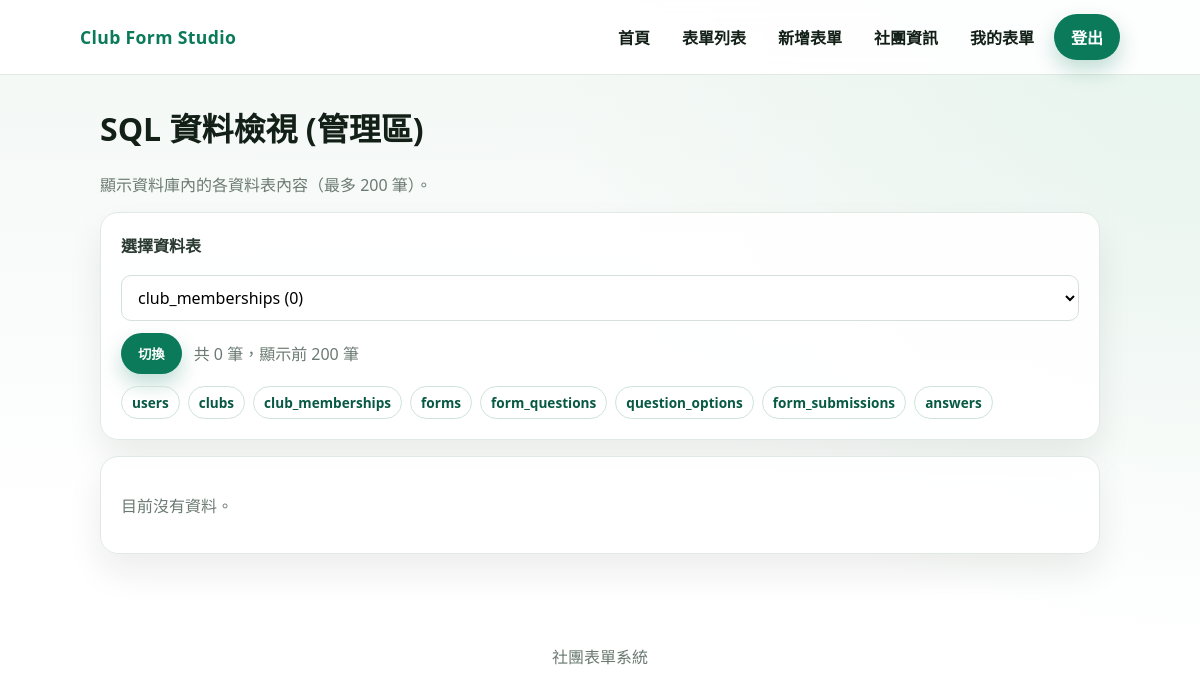
Before: /admin/sql_view.php?table=club_memberships (signed in) with the older database file.
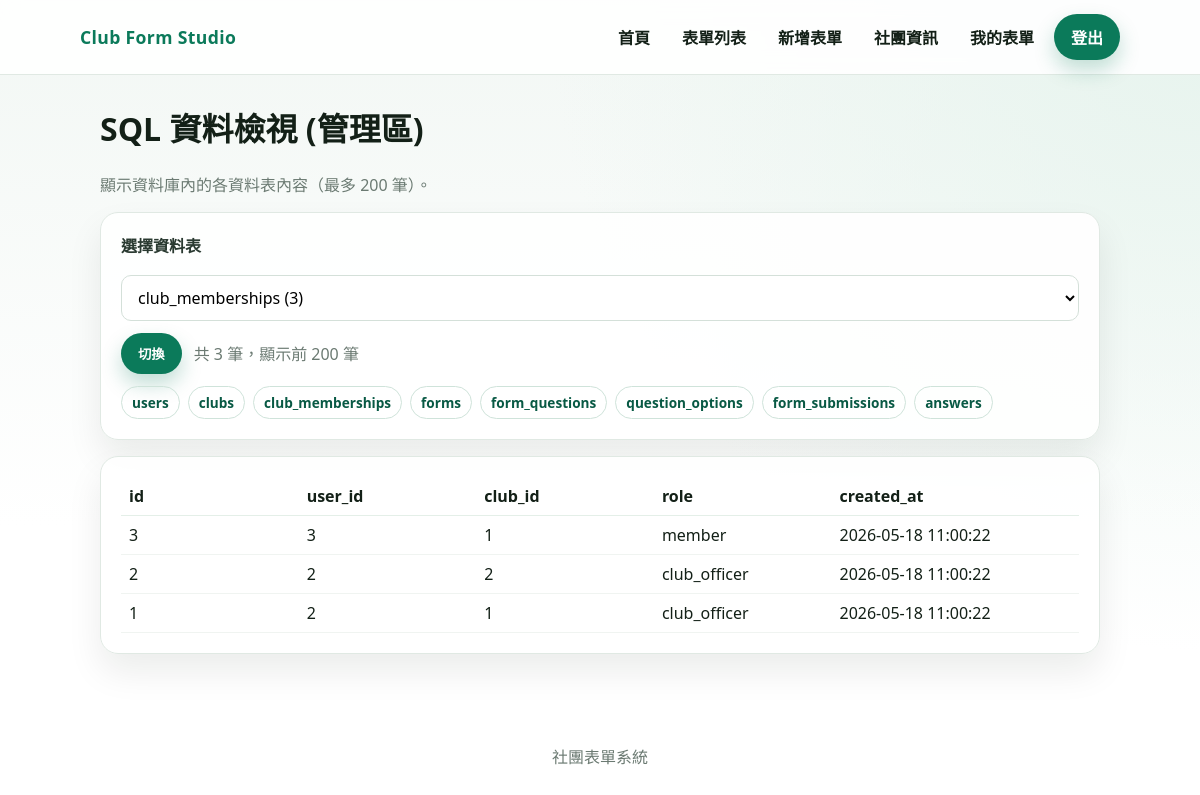
After: the same page with the newer database file.
### tables this page shows
CREATE TABLE club_memberships (
    id INT PRIMARY KEY AUTO_INCREMENT,
    user_id INT NOT NULL,
    club_id INT NOT NULL,
    role ENUM('member', 'owner', 'club_officer') NOT NULL COMMENT 'member: 成員, owner: 幹部, club_officer: 持有人',
    created_at TIMESTAMP DEFAULT CURRENT_TIMESTAMP,
    FOREIGN KEY (user_id) REFERENCES users(id) ON DELETE CASCADE,
    FOREIGN KEY (club_id) REFERENCES clubs(id) ON DELETE CASCADE,
    UNIQUE KEY uniq_membership (user_id, club_id),
    INDEX idx_club (club_id),
    INDEX idx_role (role)
);

### admin/sql_view.php (the view, shortened to what this page needs)
<?php
$user_raw = isset($_SESSION['user']) ? $_SESSION['user'] : null;
$user = !empty($user_raw) ? htmlspecialchars($user_raw) : null;
$errors = [];
$allowed_tables = [
  'users',
  'clubs',
  'club_memberships',
  'forms',
  'form_questions',
  'question_options',
  'form_submissions',
  'answers'
];
$selected = isset($_GET['table']) ? $_GET['table'] : $allowed_tables[0];
$counts = [];
$columns = [];
$rows = [];
$total_rows = 0;
try {
  $pdo = get_db();
  foreach ($allowed_tables as $table) {
    $counts[$table] = (int) $pdo->query('SELECT COUNT(*) FROM `' . $table . '`')->fetchColumn();
  }
  $desc = $pdo->query('DESCRIBE `' . $selected . '`')->fetchAll();
  foreach ($desc as $col) {
    $columns[] = $col['Field'];
  }
  $total_rows = isset($counts[$selected]) ? $counts[$selected] : 0;
  $order_sql = in_array('id', $columns, true) ? ' ORDER BY `id` DESC' : '';
  $stmt = $pdo->query('SELECT * FROM `' . $selected . '`' . $order_sql . ' LIMIT 200');
  $rows = $stmt->fetchAll();
} catch (Throwable $e) {
  $errors[] = '資料庫讀取失敗，請稍後再試。';
}
?>
<!doctype html>
<html lang="zh-Hant">
  <head>
    <link rel="stylesheet" href="/group_41/css/app.css" />
  </head>
  <body>
    <?php require __DIR__ . '/../includes/header.php'; ?>
    <main class="section">
      <div class="container">
        <h1>SQL 資料檢視 (管理區)</h1>
        <p class="muted">顯示資料庫內的各資料表內容（最多 200 筆）。</p>
        <?php if (!empty($errors)) : ?>
          <div class="error">
            <ul>
              <?php foreach ($errors as $e) : ?>
                <li><?php echo htmlspecialchars($e); ?></li>
              <?php endforeach; ?>
            </ul>
          </div>
        <?php else : ?>
          <div class="panel" style="padding: 20px; margin-bottom: 16px">
            <form method="get" action="/group_41/admin/sql_view.php" style="display: flex; gap: 12px; flex-wrap: wrap; align-items: center">
              <label for="table">選擇資料表</label>
              <select id="table" name="table">
                <?php foreach ($allowed_tables as $table) : ?>
                  <option value="<?php echo htmlspecialchars($table); ?>" <?php echo $table === $selected ? 'selected' : ''; ?>>
                    <?php echo htmlspecialchars($table); ?> (<?php echo number_format($counts[$table] ?? 0); ?>)
                  </option>
                <?php endforeach; ?>
              </select>
              <button class="btn btn-primary" type="submit">切換</button>
              <span class="muted">共 <?php echo number_format($total_rows); ?> 筆，顯示前 200 筆</span>
            </form>
            <div style="margin-top: 12px; display: flex; gap: 8px; flex-wrap: wrap">
              <?php foreach ($allowed_tables as $table) : ?>
                <a class="btn btn-ghost btn-small" href="/group_41/admin/sql_view.php?table=<?php echo urlencode($table); ?>">
                  <?php echo htmlspecialchars($table); ?>
                </a>
              <?php endforeach; ?>
            </div>
          </div>
          <div class="panel" style="padding: 20px; overflow: auto">
            <?php if (empty($columns)) : ?>
              <p class="muted">找不到資料欄位。</p>
            <?php elseif (empty($rows)) : ?>
              <p class="muted">目前沒有資料。</p>
            <?php else : ?>
              <table style="width: 100%; border-collapse: collapse">
                <thead>
                  <tr>
                    <?php foreach ($columns as $col) : ?>
                      <th style="text-align: left; padding: 8px; border-bottom: 1px solid #e4efe8; white-space: nowrap">
                        <?php echo htmlspecialchars($col); ?>
                      </th>
                    <?php endforeach; ?>
                  </tr>
                </thead>
                <tbody>
                  <?php foreach ($rows as $row) : ?>
                    <tr>
                      <?php foreach ($columns as $col) : ?>
                        <?php
                          $value = isset($row[$col]) ? $row[$col] : '';
                        ?>
                        <td style="padding: 8px; border-bottom: 1px solid #f0f4f1; vertical-align: top; min-width: 120px">
                          <?php echo nl2br(htmlspecialchars((string) $value)); ?>
                        </td>
                      <?php endforeach; ?>
                    </tr>
                  <?php endforeach; ?>
                </tbody>
              </table>
            <?php endif; ?>
          </div>
        <?php endif; ?>
      </div>
    </main>
    <footer class="footer container">社團表單系統</footer>
  </body>
</html>
<?php
exit();

### includes/header.php (shortened to what this page needs)
<header class="topbar">
	<div class="container nav">
		<a href="/group_41/index.php" class="brand">Club Form Studio</a>
		<nav class="menu">
			<a class="link-btn" href="/group_41/index.php">首頁</a>
			<a class="link-btn" href="/group_41/forms/list.php">表單列表</a>
			<a class="link-btn" href="/group_41/forms/create.php">新增表單</a>
			<a class="link-btn" href="/group_41/clubs/manage.php">社團資訊</a>
			<a class="link-btn" href="/group_41/forms/my_forms.php">我的表單</a>
			<?php if ($user) : ?>
				<a class="btn btn-primary" href="/group_41/logout.php">登出</a>
			<?php else : ?>
				<a class="link-btn" href="/group_41/login.php">登入</a>
				<a class="btn btn-primary" href="/group_41/register.php">註冊</a>
			<?php endif; ?>
		</nav>
	</div>
</header>

### css/app.css (style rules this page uses)
:root { --bg: #f2f7f4; --bg-soft: #e9f1ed; --card: #ffffff; --text: #132017; --muted: #6b7a72; --brand: #0b7a5a; --brand-strong: #085944; --accent: #f5b357; --border: #e0e9e3; --shadow: 0 18px 35px rgba(10, 24, 18, 0.08); --radius: 18px; --radius-sm: 12px; }
* { box-sizing: border-box; }
body { margin: 0; font-family: "Noto Sans TC", "IBM Plex Sans Thai", "Segoe UI", sans-serif; color: var(--text); background: radial-gradient( circle at top right, #e7f4ee 0%, rgba(231, 244, 238, 0) 45% ), linear-gradient(180deg, var(--bg) 0%, #ffffff 65%); min-height: 100vh; }
a { color: inherit; text-decoration: none; }
.topbar { position: sticky; top: 0; z-index: 10; background: rgba(255, 255, 255, 0.9); backdrop-filter: blur(10px); border-bottom: 1px solid var(--border); }
.container { max-width: 1040px; margin: 0 auto; padding: 0 20px; }
.nav { display: flex; align-items: center; justify-content: space-between; gap: 16px; padding: 14px 0; }
.brand { font-weight: 700; letter-spacing: 0.02em; color: var(--brand); font-size: 1.1rem; }
.menu { display: flex; align-items: center; flex-wrap: wrap; gap: 8px; }
.link-btn { padding: 8px 12px; border-radius: 999px; font-weight: 600; color: var(--text); transition: background 0.2s ease, color 0.2s ease; }
.btn { display: inline-flex; align-items: center; justify-content: center; gap: 6px; padding: 10px 16px; border-radius: 999px; font-weight: 600; border: 1px solid transparent; transition: transform 0.2s ease, box-shadow 0.2s ease, background 0.2s ease, color 0.2s ease; }
.btn-primary { background: var(--brand); color: #ffffff; box-shadow: 0 10px 20px rgba(11, 122, 90, 0.25); }
.btn-ghost { background: transparent; color: var(--brand-strong); border-color: #cfe3da; }
.panel { background: rgba(255, 255, 255, 0.92); border-radius: var(--radius); border: 1px solid var(--border); box-shadow: var(--shadow); }
.section { padding: 8px 0 64px; }
.muted { color: var(--muted); }
label { display: block; margin-bottom: 6px; font-weight: 600; color: #2a3a31; }
input, select, textarea { width: 100%; padding: 10px 12px; border: 1px solid #d4e0d9; border-radius: 10px; background: #ffffff; font: inherit; }
.btn-small { padding: 6px 10px; font-size: 0.85rem; }
.footer { padding: 26px 0 40px; text-align: center; color: var(--muted); }

Changed rows visible on the page:
added club_memberships: id "3", user "3", club "1", role "member", created_at "2026-05-18 11:00:22"
added club_memberships: id "2", user "2", club "2", role "club_officer", created_at "2026-05-18 11:00:22"
added club_memberships: id "1", user "2", club "1", role "club_officer", created_at "2026-05-18 11:00:22"
Other visible differences:
form field table: "club_memberships (0)" → "club_memberships (3)"
$total_rows: "0" → "3"
new list line: "id"
new list line: "user_id"
new list line: "club_id"
new list line: "role"
new list line: "created_at"
text no longer shown: "目前沒有資料。"
